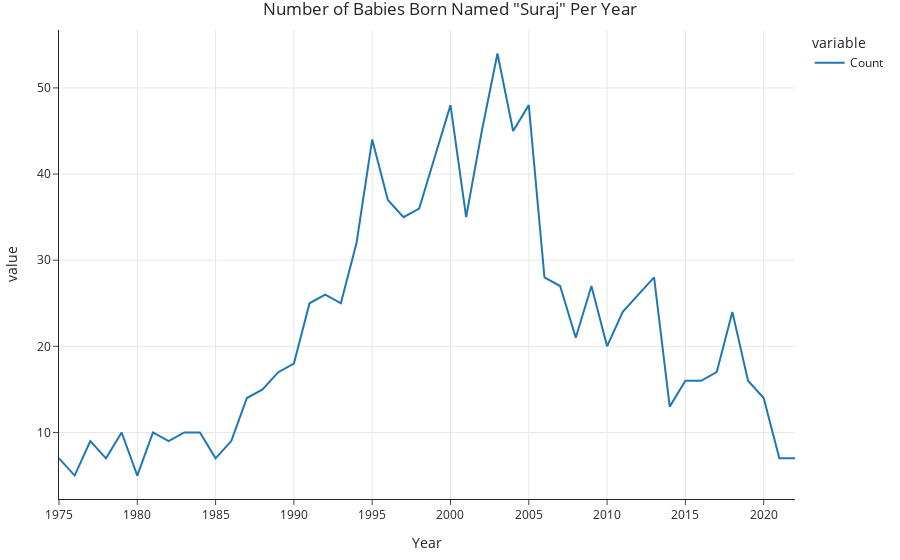

Notebook source saved alongside this figure:
### Code cell
dropdown_names = widgets.Dropdown(options=class_first, value='Suraj')

def dropdown_names_handler(change):
    if change['name'] == 'value' and (change['new'] != change['old']):
        clear_output()
        display(dropdown_names)
        name_graph(change['new'])

display(dropdown_names)
name_graph('Suraj')
dropdown_names.observe(dropdown_names_handler)

### Figure 1 — Plotly figure (JSON) as saved in the notebook; plotly's stock layout.template omitted (floating-point values rounded to 4 significant figures)
{"data": [{"hovertemplate": "variable=Count<br>Year=%{x}<br>value=%{y}<extra></extra>", "legendgroup": "Count", "line": {"color": "#1F77B4", "dash": "solid"}, "marker": {"symbol": "circle"}, "mode": "lines", "name": "Count", "orientation": "v", "showlegend": true, "type": "scatter", "x": [1975, 1976, 1977, 1978, 1979, 1980, 1981, 1982, 1983, 1984, 1985, 1986, 1987, 1988, 1989, 1990, 1991, 1992, 1993, 1994, 1995, 1996, 1997, 1998, 1999, 2000, 2001, 2002, 2003, 2004, 2005, 2006, 2007, 2008, 2009, 2010, 2011, 2012, 2013, 2014, 2015, 2016, 2017, 2018, 2019, 2020, 2021, 2022], "xaxis": "x", "y": [7, 5, 9, 7, 10, 5, 10, 9, 10, 10, 7, 9, 14, 15, 17, 18, 25, 26, 25, 32, 44, 37, 35, 36, 42, 48, 35, 45, 54, 45, 48, 28, 27, 21, 27, 20, 24, 26, 28, 13, 16, 16, 17, 24, 16, 14, 7, 7], "yaxis": "y"}], "layout": {"legend": {"title": {"text": "variable"}, "tracegroupgap": 0}, "title": {"text": "Number of Babies Born Named \"Suraj\" Per Year"}, "xaxis": {"anchor": "y", "domain": [0, 1], "title": {"text": "Year"}}, "yaxis": {"anchor": "x", "domain": [0, 1], "title": {"text": "value"}}}}
